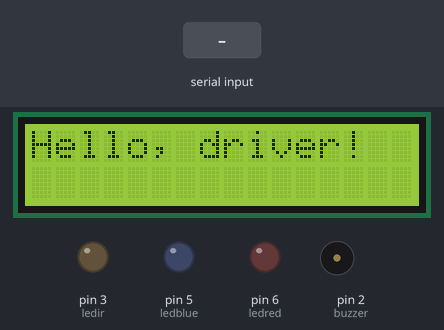
Bench run of a sketch on a simulated Arduino Uno, built with avr-gcc and run on an emulated ATmega328P. Shown: 16×2 character LCD, output pins drawn as LEDs (lit = HIGH), buzzer (waves = sounding). The inputs (shaded band) are chosen by the test bench. What the sketch prints to the serial monitor is not drawn.

Above: at 1.2 s.
1.3 s: "1" received over Serial
At 2.8 s:
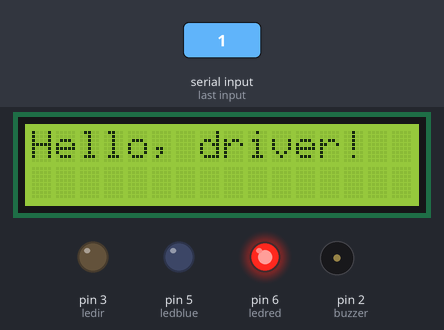
11.5 s: byte 4 (4) received over Serial
At 14.0 s:
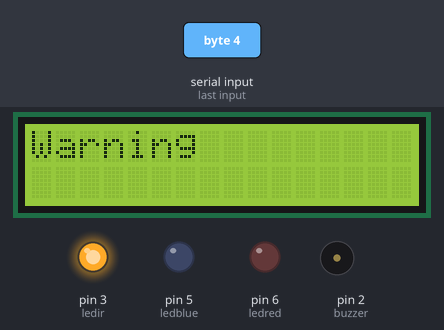
16.7 s: "0" received over Serial
22.7 s: "2" received over Serial
At 24.0 s:
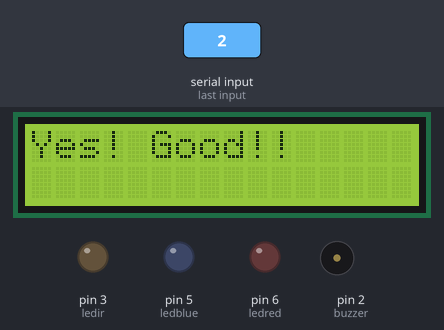
Timing chart, 0 to 35.9 s (numbered marks = the images above; inputs shaded):
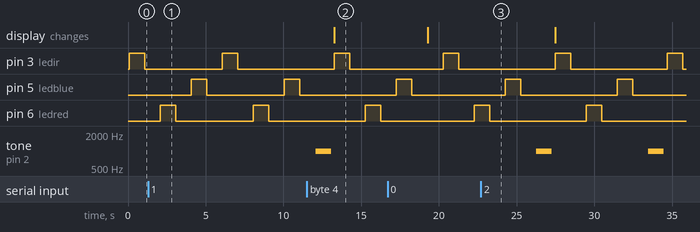

Measured:
- after the input at 22.7 s, pin 6 (ledred): goes on until 30.5 s, then stays LOW
- by itself, pin 3 (ledir), pin 5 (ledblue): alternates HIGH for 1.0 s and LOW for 6.2 s
- by itself, pin 6 (ledred): alternates HIGH for 1.0 s and LOW for 5.0 s
- by itself, tone on pin 2 (buzzer): alternates 1000 Hz for 1.0 s and silent for 6.2 s

The sketch:

Eye_Code.ino
```cpp
// include the library code:
#include <LiquidCrystal.h>

// initialize the library by associating any needed LCD interface pin
// with the arduino pin number it is connected to
const int rs = 11, en = 10, d4 = 4, d5 = 7, d6 = 8, d7 = 9;
const int ledred = 6, ledblue = 5, ledir = 3, buzzer = 2;
LiquidCrystal lcd(rs, en, d4, d5, d6, d7);
int matlabData;


void setup() {
  Serial.begin(9600);
  while (!Serial) ; // wait for serial port to connect. Needed for native USB
  Serial.println("start");
  // set up the LCD's number of columns and rows:
  lcd.begin(16, 2);
  // Print a message to the LCD.
  lcd.print("Hello, driver!");
  pinMode(ledred, OUTPUT);
  pinMode(ledblue, OUTPUT);
  pinMode(ledir, OUTPUT);
  pinMode(buzzer, OUTPUT); // Set buzzer - pin 2 as an output

}

void loop() {
  digitalWrite(ledir, HIGH);
  delay(1000);
  digitalWrite(ledir, LOW);
  delay(1000);
  digitalWrite(ledred, HIGH);
  delay(1000);
  digitalWrite(ledred, LOW);
  delay(1000);
  digitalWrite(ledblue, HIGH);
  delay(1000);
  digitalWrite(ledblue, LOW);
  delay(1000);
  if(Serial.available()>0) // if there is data to read
   {
    matlabData=Serial.read(); // read data

    if(matlabData!=4) {
      tone(buzzer, 1000); // Send 1KHz sound signal...
      delay(1000);        // ...for 1 sec
      noTone(buzzer);     // Stop sound...
      delay(200);        // ...for 1sec
      lcd.clear();
      lcd.setCursor(0, 0);
      lcd.print("Warning");
    }
     else if(matlabData==4){
      lcd.clear();
      lcd.setCursor(0, 0);
      lcd.print("Yes! Good!!");
      noTone(buzzer);     // Stop sound...
      delay(1000);        // ...for 1sec

      }
    }
}
```
